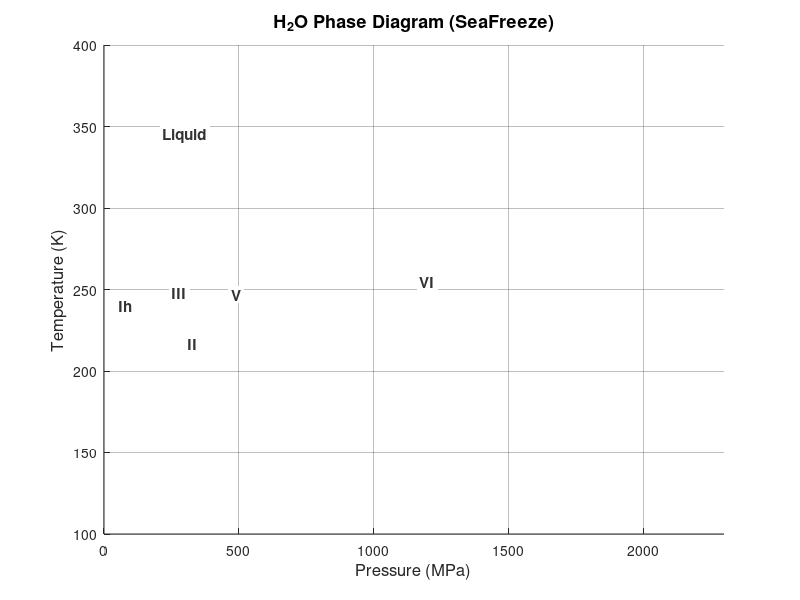

Recreate this plot in MATLAB.
function fig = SF_WPD(varargin)
% SF_WPD  Draw the H2O Water Phase Diagram.
% Version 2.0.0
% Baptiste Journaux - 2026
%
% Computes all phase boundaries dynamically from Gibbs energy splines
% via SF_PhaseLines.  Supports NaCl(aq) melting-curve overlays.
%
% Usage:
%   SF_WPD()                                        % pure water, new figure
%   SF_WPD('solute','NaCl', 'm', [0.5 1 2 4])      % NaClaq overlay
%   SF_WPD('meta', false)                           % hide metastable extensions
%   SF_WPD('labels', true)                          % annotate phase fields
%   SF_WPD('ax', gca)                               % overlay on existing axes
%   fig = SF_WPD(...)                               % return figure handle
%
% Name-Value Parameters:
%   'ax'      - axes handle to plot onto (default: new figure)
%   'solute'  - 'none' (default) or 'NaCl' to overlay NaClaq melting curves
%   'm'       - scalar or vector of molality values (mol/kg) for NaClaq
%   'meta'    - 'default' (only Ih-II and II-VI, matching v1), true/'all'
%               (all pairs), or false/'none' (no metastable extensions)
%   'labels'  - logical, annotate stability fields with phase names (default: false)
%
% See also: SF_PhaseLines, SF_WhichPhase

p = inputParser;
addParameter(p, 'ax',      [],      @(x) isempty(x) || isgraphics(x, 'axes'));
addParameter(p, 'solute',  'none',  @(s) ischar(s) || (isstring(s) && isscalar(s)));
addParameter(p, 'm',       [],      @(x) isnumeric(x) && (isempty(x) || isvector(x)));
addParameter(p, 'meta',    'default', @valid_meta);
addParameter(p, 'labels',  true,    @(x) islogical(x) || (isnumeric(x) && isscalar(x)));
parse(p, varargin{:});

ax_in     = p.Results.ax;
solute    = lower(char(p.Results.solute));
m_arr     = p.Results.m(:)';
meta_arg  = p.Results.meta;
do_labels = logical(p.Results.labels);
is_nacl   = ismember(solute, {'nacl','naclaq'});

% Parse meta option: 'default' | true/'all' | false/'none'
DEFAULT_META_PAIRS = {'Ih','II'; 'II','VI'};
if ischar(meta_arg) || isstring(meta_arg)
    switch lower(char(meta_arg))
        case 'default', meta_mode = 1;   % only Ih-II and II-VI
        case 'all',     meta_mode = 2;   % all pairs
        case 'none',    meta_mode = 0;   % no metastable
        otherwise,      meta_mode = 1;
    end
elseif meta_arg
    meta_mode = 2;  % true  -> all
else
    meta_mode = 0;  % false -> none
end

if is_nacl && isempty(m_arr)
    error('SF_WPD:badInput', ...
          'solute is set to NaCl; pass molality value(s) via ''m''.');
end

% --- Create or reuse axes -----------------------------------------------------
if isempty(ax_in)
    fig = figure('Position', [100 100 900 650]);
    ax  = axes(fig);
else
    ax  = ax_in;
    fig = ancestor(ax, 'figure');
end
hold(ax, 'on');

% --- Pure-water / ice phase boundaries ----------------------------------------
PAIRS = {'Ih','water1'; 'Ih','II'; 'Ih','III'; ...
         'II','III'; 'II','V'; 'II','VI'; 'II','water1'; ...
         'III','V'; 'III','water1'; ...
         'V','water1'; 'V','VI'; 'VI','water1'};

for k = 1:size(PAIRS, 1)
    try
        r = SF_PhaseLines(PAIRS{k,1}, PAIRS{k,2}, 'segment', 'all');
    catch
        continue
    end
    plot_runs(ax, r.P, r.T, r.stable, '-', 1.4, [0 0 0]);
    % Metastable: mode 2 = all pairs; mode 1 = only Ih-II and II-VI below 150 K
    if meta_mode == 2
        plot_runs(ax, r.P, r.T, ~r.stable, '--', 1.0, [0.5 0.5 0.5]);
    elseif meta_mode == 1 && is_default_meta(PAIRS{k,1}, PAIRS{k,2}, DEFAULT_META_PAIRS)
        low_T = ~r.stable & r.T < 150;
        plot_runs(ax, r.P, r.T, low_T, '--', 1.0, [0.5 0.5 0.5]);
    end
end

% --- NaClaq melting-curve overlay ---------------------------------------------
if is_nacl
    nm = numel(m_arr);
    cmap = parula(max(nm, 2));
    ice_phases = {'Ih', 'III', 'V', 'VI'};
    for j = 1:nm
        for ic = 1:numel(ice_phases)
            try
                r = SF_PhaseLines(ice_phases{ic}, 'NaClaq', 'm', m_arr(j));
            catch
                continue
            end
            lbl = '';
            if ic == 1
                lbl = sprintf('m = %g mol/kg', m_arr(j));
            end
            plot(ax, r.P, r.T, '-', 'Color', cmap(j,:), ...
                 'LineWidth', 1.2, 'DisplayName', lbl);
        end
    end
    legend(ax, 'show', 'Location', 'northeast', 'FontSize', 9);
end

% --- Axis formatting ----------------------------------------------------------
xlabel(ax, 'Pressure (MPa)', 'FontSize', 12);
ylabel(ax, 'Temperature (K)', 'FontSize', 12);
title(ax, 'H_2O Phase Diagram (SeaFreeze)', 'FontSize', 13);
xlim(ax, [0 2300]);
ylim(ax, [100 400]);
grid(ax, 'on');
set(ax, 'GridAlpha', 0.3);

% --- Phase-field labels -------------------------------------------------------
if do_labels
    kw = {'FontSize', 11, 'FontWeight', 'bold', ...
          'HorizontalAlignment', 'center', 'VerticalAlignment', 'middle', ...
          'Color', [0.2 0.2 0.2], ...
          'BackgroundColor', 'w', 'EdgeColor', 'none', 'Margin', 2};
    text(ax, 80,   240, 'Ih',     kw{:});
    text(ax, 330,  217, 'II',     kw{:});
    text(ax, 280,  248, 'III',    kw{:});
    text(ax, 490,  247, 'V',      kw{:});
    text(ax, 1200, 255, 'VI',     kw{:});
    text(ax, 300,  345, 'Liquid', kw{:});
end

if nargout == 0
    clear fig
end

end


% ==============================================================================
function tf = valid_meta(x)
    if islogical(x) || (isnumeric(x) && isscalar(x))
        tf = true;
    elseif ischar(x) || (isstring(x) && isscalar(x))
        tf = ismember(lower(char(x)), {'default','all','none'});
    else
        tf = false;
    end
end

function tf = is_default_meta(a, b, pairs)
    tf = false;
    for j = 1:size(pairs, 1)
        if (strcmp(a, pairs{j,1}) && strcmp(b, pairs{j,2})) || ...
           (strcmp(a, pairs{j,2}) && strcmp(b, pairs{j,1}))
            tf = true; return;
        end
    end
end

function plot_runs(ax, P, T, mask, style, lw, color)
% Insert NaN between disjoint runs so a single plot() call doesn't bridge gaps.
    idx = find(mask);
    if isempty(idx), return; end
    breaks = find(diff(idx) > 1);
    Pp = P(idx);
    Tp = T(idx);
    for b = flip(breaks(:)')
        Pp = [Pp(1:b); NaN; Pp(b+1:end)];
        Tp = [Tp(1:b); NaN; Tp(b+1:end)];
    end
    plot(ax, Pp, Tp, style, 'LineWidth', lw, 'Color', color, ...
         'HandleVisibility', 'off');
end
